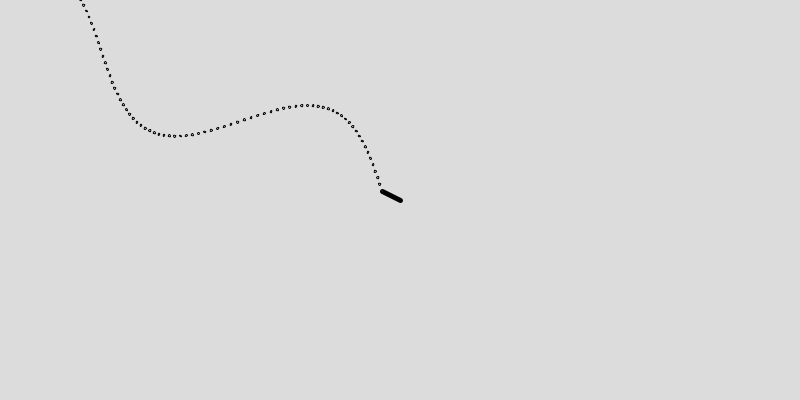
Frame 1 (no input)
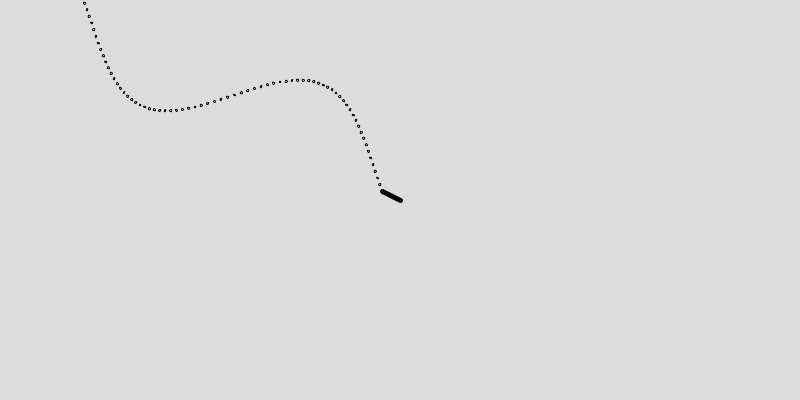
Frame 60 (the mouse pressed at the canvas centre just before this capture)
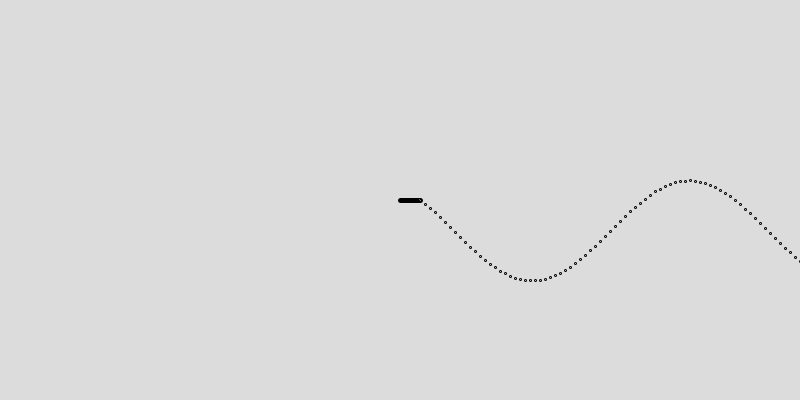
Frame 120 (the mouse held since frame 60 and released just before this capture)

The Processing sketch that drew these frames (run headless with seeded random() and noise(); from frame 60 on, the mouse is pressed at the canvas centre):

// Processing sketch: SinusWhip
// ── SinusWhip.pde
// parameters
float armLength;
float angleIncrease;
float offsetIncrease;
float waveScale;
float pointSpacing;

float angleOffset = 0;

void setup(){
  size(800, 400);
}


void draw(){
  
  armLength = 20;
  
  angleIncrease = 0.100;
  offsetIncrease = 0.100;
  pointSpacing = 5.0;
  waveScale = 50;
  
  background(220);
  strokeWeight(5);
  
  // angle between the mouse and the center of the window
  float directionalAngle = atan2(mouseY - (height / 2), mouseX - (width / 2));
  
  translate(width/2, height/2);
  rotate(directionalAngle);
  
  line(0, 0, armLength, 0);
  translate(armLength, 0);
  
  strokeWeight(1);
  float ang = angleOffset;
  
  for(float x = 0; x < width/2; x += pointSpacing){
     float y = (sin(ang) * waveScale) - (sin(angleOffset) * waveScale);
     ellipse(x, y, 2, 2);
     ang += angleIncrease;
  }
  
  angleOffset += offsetIncrease;
  println(frameRate);
    
}
